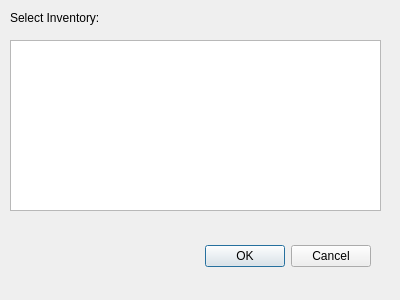
<?xml version="1.0" encoding="UTF-8"?>
<ui version="4.0">
 <class>openInventory</class>
 <widget class="QDialog" name="openInventory">
  <property name="geometry">
   <rect>
    <x>0</x>
    <y>0</y>
    <width>400</width>
    <height>300</height>
   </rect>
  </property>
  <property name="windowTitle">
   <string>Dialog</string>
  </property>
  <widget class="QDialogButtonBox" name="buttonBox">
   <property name="geometry">
    <rect>
     <x>30</x>
     <y>240</y>
     <width>341</width>
     <height>32</height>
    </rect>
   </property>
   <property name="orientation">
    <enum>Qt::Horizontal</enum>
   </property>
   <property name="standardButtons">
    <set>QDialogButtonBox::Cancel|QDialogButtonBox::Ok</set>
   </property>
  </widget>
  <widget class="QListWidget" name="inventoryList">
   <property name="geometry">
    <rect>
     <x>10</x>
     <y>40</y>
     <width>371</width>
     <height>171</height>
    </rect>
   </property>
  </widget>
  <widget class="QLabel" name="label">
   <property name="geometry">
    <rect>
     <x>10</x>
     <y>10</y>
     <width>111</width>
     <height>16</height>
    </rect>
   </property>
   <property name="text">
    <string>Select Inventory: </string>
   </property>
  </widget>
 </widget>
 <resources/>
 <connections>
  <connection>
   <sender>buttonBox</sender>
   <signal>accepted()</signal>
   <receiver>openInventory</receiver>
   <slot>accept()</slot>
   <hints>
    <hint type="sourcelabel">
     <x>248</x>
     <y>254</y>
    </hint>
    <hint type="destinationlabel">
     <x>157</x>
     <y>274</y>
    </hint>
   </hints>
  </connection>
  <connection>
   <sender>buttonBox</sender>
   <signal>rejected()</signal>
   <receiver>openInventory</receiver>
   <slot>reject()</slot>
   <hints>
    <hint type="sourcelabel">
     <x>316</x>
     <y>260</y>
    </hint>
    <hint type="destinationlabel">
     <x>286</x>
     <y>274</y>
    </hint>
   </hints>
  </connection>
 </connections>
</ui>
